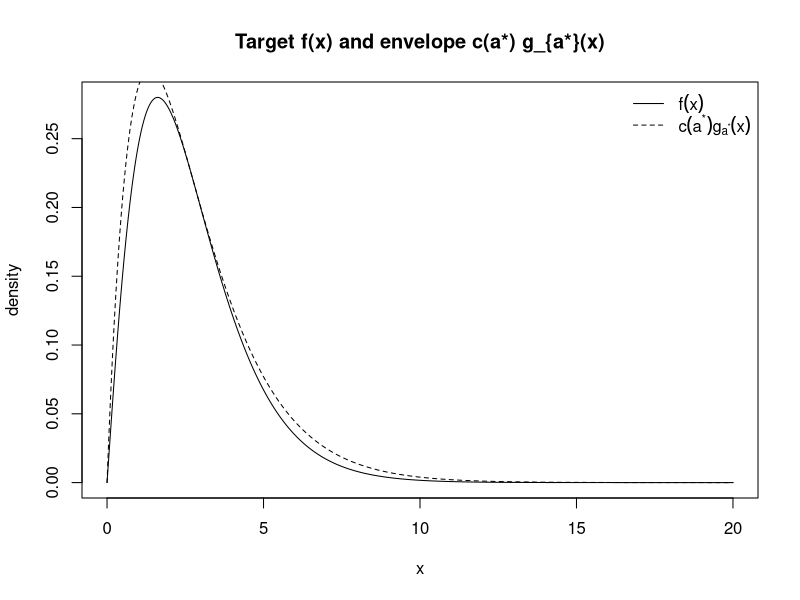

Write the R code that produced this figure.
## ---- chunk 1
# parameters
a_star <- sqrt(3) - 1
c_star <- exp(-a_star) / (3 * a_star^2 * (1 - a_star))

# define densities
f <- function(x) (1/3) * x * (1 + x) * exp(-x)
g <- function(x, a) a^2 * x * exp(-a * x)

# choose a plotting range (adjust if you want)
xmax <- 20

# plot f(x)
curve(f(x), from = 0, to = xmax, n = 2000,
      xlab = "x", ylab = "density",
      main = "Target f(x) and envelope c(a*) g_{a*}(x)")

# add envelope curve
curve(c_star * g(x, a_star), from = 0, to = xmax, n = 2000,
      add = TRUE, lty = 2)

legend("topright",
       legend = c(expression(f(x)),
                  expression(c(a^"*") * g[a^"*"](x))),
       lty = c(1, 2), bty = "n")
## ---- chunk 2
P <- matrix(c(9/10, 1/10, 0,
              0,    7/8,  1/8,
              2/5,  0,    3/5),
            nrow = 3, byrow = TRUE)

P50 <- P
for (i in 2:50) P50 <- P50 %*% P
P50

# stationary distribution from part (d)
pi <- c(20/41, 16/41, 5/41)
pi
## ---- chunk 3
set.seed(1)

states <- c("G","S","D")
P <- matrix(c(9/10, 1/10, 0,
              0,    7/8,  1/8,
              2/5,  0,    3/5),
            nrow = 3, byrow = TRUE)

n <- 10000
x <- character(n)
x[1] <- "G"

for (t in 2:n) {
  i <- match(x[t-1], states)
  x[t] <- sample(states, size = 1, prob = P[i, ])
}

fracG <- mean(x == "G")
fracG
10/20.5 #Value from part d)
## ---- chunk 4
set.seed(1)

# Transition matrix P (states 1..6)
P <- matrix(c(
  1/2, 1/2, 0,   0,   0, 0,
  0,   1/2, 1/2, 0,   0, 0,
  1/3, 0,   1/3, 1/3, 0, 0,
  0,   0,   0,   1/2, 1/2, 0,
  0,   0,   0,   0,   0, 1,
  0,   0,   0,   0,   1, 0
), nrow = 6, byrow = TRUE)

states <- 1:6
N <- 10000
count4 <- 0

for (m in 1:N) {
  x <- 1  # start at X0 = 1
  for (t in 1:5) {
    x <- sample(states, size = 1, prob = P[x, ])
  }
  if (x == 4) count4 <- count4 + 1
}

frac <- count4 / N
frac                      # simulated estimate
19/108                    # Value from part (b)
